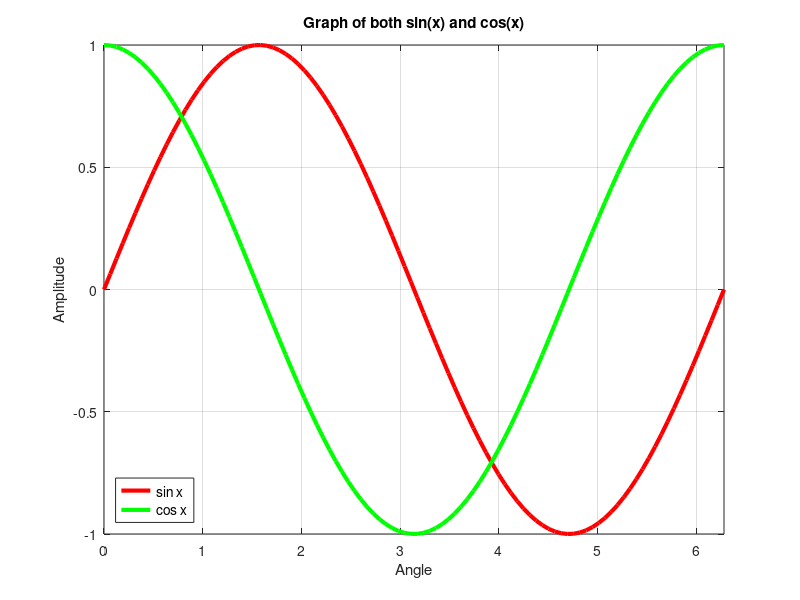

MATLAB code to generate this figure:
% Name: Priyadarshan Ghosh
% Roll no.: 72
clc;
clf;
a = linspace(0, 2*pi);
plot(a,sin(a), 'r', 'linewidth', 3);
hold on;
plot(a,cos(a), 'g', 'linewidth', 3);
legend({'sin x','cos x'}, 'Location','southwest', 'FontSize',10);
title('Graph of both sin(x) and cos(x)');
xlabel('Angle');
ylabel('Amplitude');
axis([0, 2*pi, -1, +1]);
grid on;
